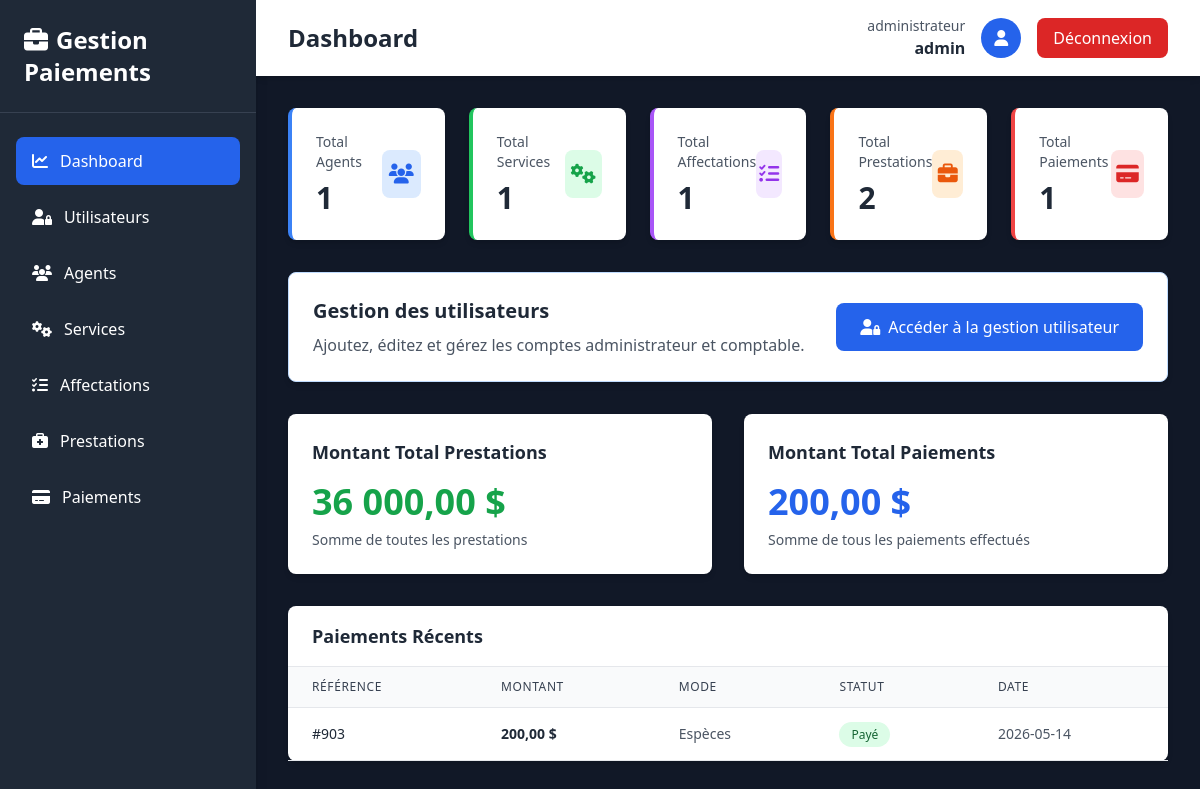
The app's page /Dashboard.php (signed in) with its own data.
### tables this page shows
CREATE TABLE `paiement` (
  `id` int(11) NOT NULL,
  `reference` int(11) DEFAULT NULL,
  `montant` float DEFAULT NULL,
  `date_paiement` date DEFAULT NULL,
  `mode_paiement` varchar(50) DEFAULT NULL,
  `statut` varchar(50) DEFAULT NULL,
  `numeroPrest` int(11) NOT NULL
);

### Dashboard.php (the view, shortened to what the rows shown need)
<?php
require_once __DIR__ . '/Config/Database.php';
require_once __DIR__ . '/Classes/Paiement.php';
$paiements = Paiement::getAll();
?>
<!DOCTYPE html>
<html lang="fr">
<head>
    <script src="https://cdn.tailwindcss.com"></script>
    <link rel="stylesheet" href="https://cdnjs.cloudflare.com/ajax/libs/font-awesome/6.4.0/css/all.min.css">
</head>
<body class="bg-gray-50">
    <div class="flex h-screen bg-gray-900">
        <div class="w-64 bg-gray-800 text-white shadow-lg">
            <div class="p-6 border-b border-gray-700">
                <h1 class="text-2xl font-bold">
                    <i class="fas fa-briefcase mr-2"></i>Gestion Paiements
                </h1>
            </div>
        </div>
        <div class="flex-1 flex flex-col overflow-hidden">
            <div class="bg-white shadow-md">
                <div class="max-w-7xl mx-auto px-4 sm:px-6 lg:px-8 py-4 flex justify-between items-center">
                    <h2 class="text-2xl font-bold text-gray-800">Dashboard</h2>
                </div>
            </div>
            <div class="flex-1 overflow-auto p-8">
                <div class="bg-white rounded-lg shadow-md">
                    <div class="overflow-x-auto">
                        <table class="w-full">
                            <thead class="bg-gray-50 border-b border-gray-200">
                                <tr>
                                    <th class="px-6 py-3 text-left text-xs font-medium text-gray-700 uppercase tracking-wider">Référence</th>
                                    <th class="px-6 py-3 text-left text-xs font-medium text-gray-700 uppercase tracking-wider">Montant</th>
                                    <th class="px-6 py-3 text-left text-xs font-medium text-gray-700 uppercase tracking-wider">Mode</th>
                                    <th class="px-6 py-3 text-left text-xs font-medium text-gray-700 uppercase tracking-wider">Statut</th>
                                    <th class="px-6 py-3 text-left text-xs font-medium text-gray-700 uppercase tracking-wider">Date</th>
                                </tr>
                            </thead>
                            <tbody>
                                <?php
                                $recent_paiements = array_slice($paiements, -5);
                                foreach ($recent_paiements as $paiement) {
                                    $statut_class = $paiement->getStatut() === 'Payé' ? 'bg-green-100 text-green-800' : 'bg-yellow-100 text-yellow-800';
                                ?>
                                <tr class="border-b border-gray-200 hover:bg-gray-50">
                                    <td class="px-6 py-4 whitespace-nowrap text-sm font-medium text-gray-800">#<?php echo $paiement->getReference(); ?></td>
                                    <td class="px-6 py-4 whitespace-nowrap text-sm font-semibold text-gray-800"><?php echo number_format($paiement->getMontant(), 2, ',', ' '); ?> $</td>
                                    <td class="px-6 py-4 whitespace-nowrap text-sm text-gray-600"><?php echo $paiement->getModePaiement(); ?></td>
                                    <td class="px-6 py-4 whitespace-nowrap text-sm">
                                        <span class="px-3 py-1 rounded-full text-xs font-medium <?php echo $statut_class; ?>">
                                            <?php echo $paiement->getStatut(); ?>
                                        </span>
                                    </td>
                                    <td class="px-6 py-4 whitespace-nowrap text-sm text-gray-600"><?php echo $paiement->getDatePaiement(); ?></td>
                                </tr>
                                <?php } ?>
                            </tbody>
                        </table>
                    </div>
                </div>
            </div>
        </div>
    </div>
</body>
</html>

### records on screen
paiement: reference "903", montant "200,00", mode_paiement "Espèces", statut "Payé", date_paiement "2026-05-14"

### other values on screen
$role "administrateur"
$username "admin"
$totalAgents "1"
$totalServices "1"
$totalAffectations "1"
$totalPrestations "2"
$totalPaiements "1"
$totalMontantPrestations "36 000,00"
$totalMontantPaiements "200,00"
